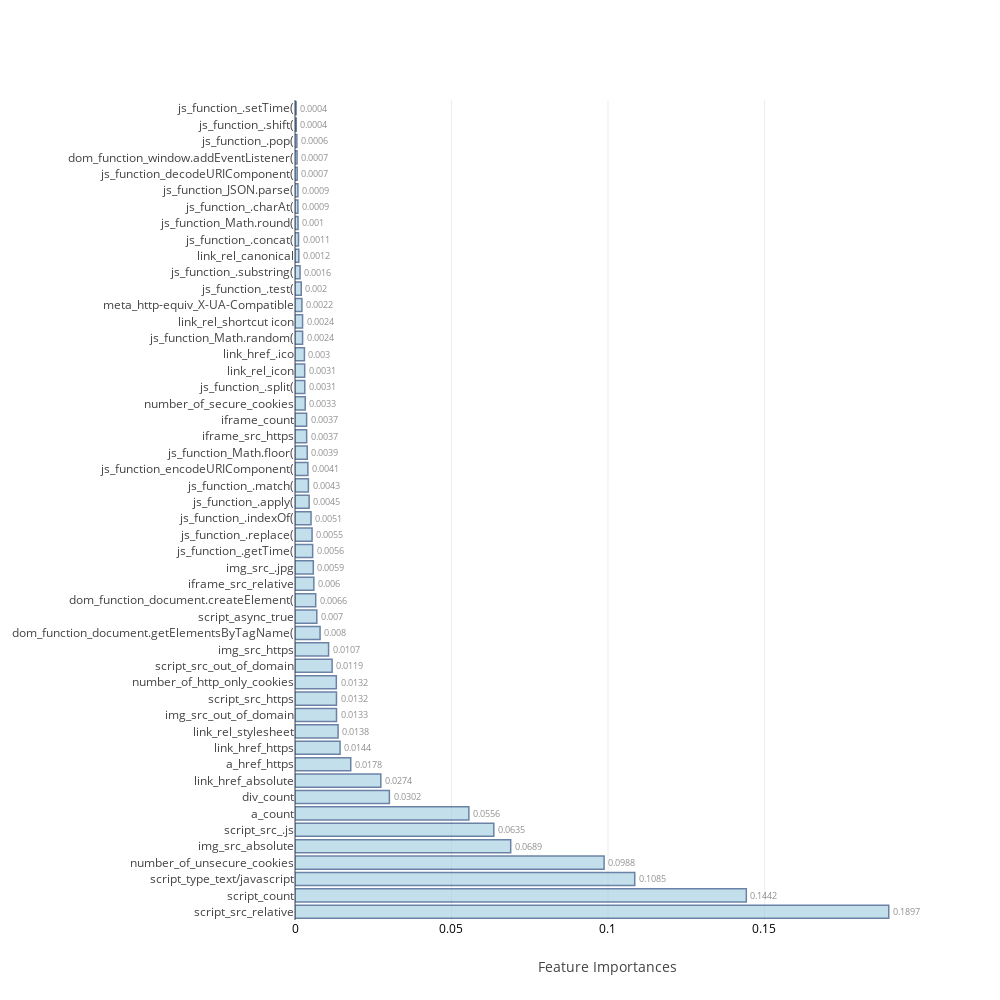
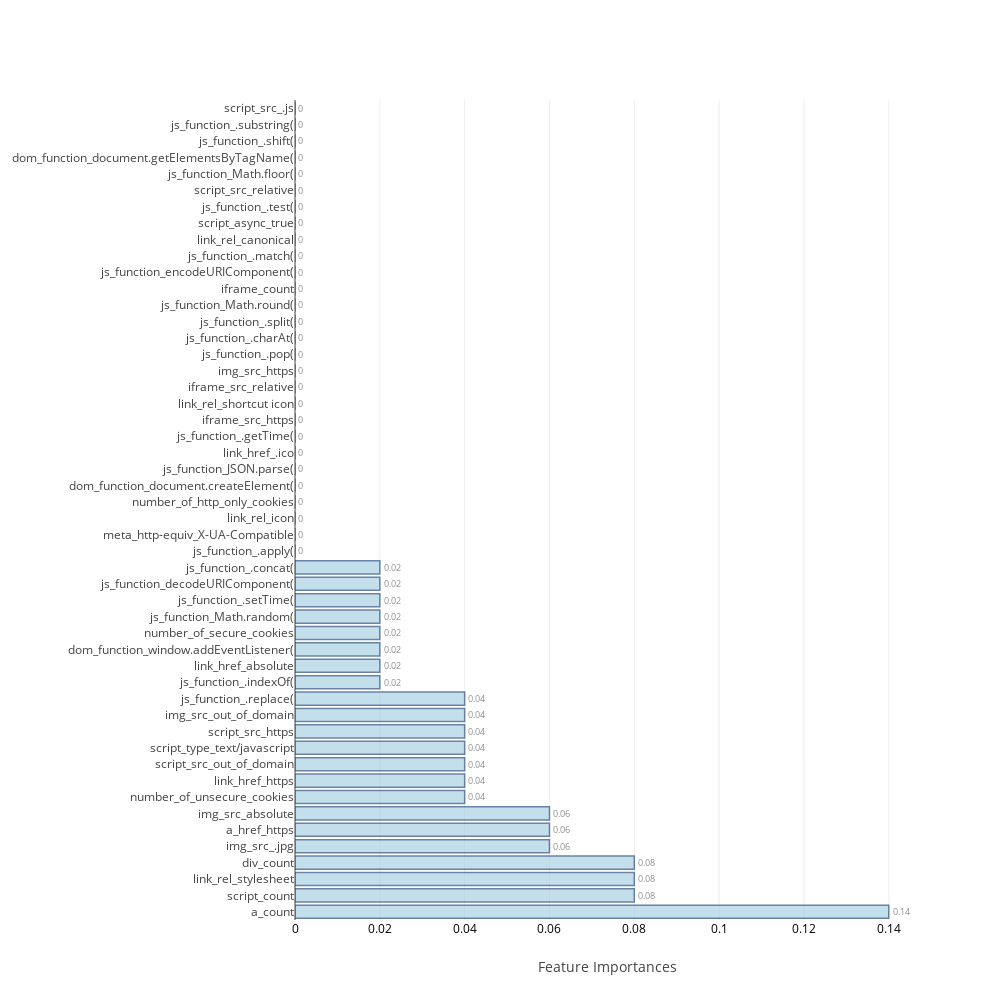
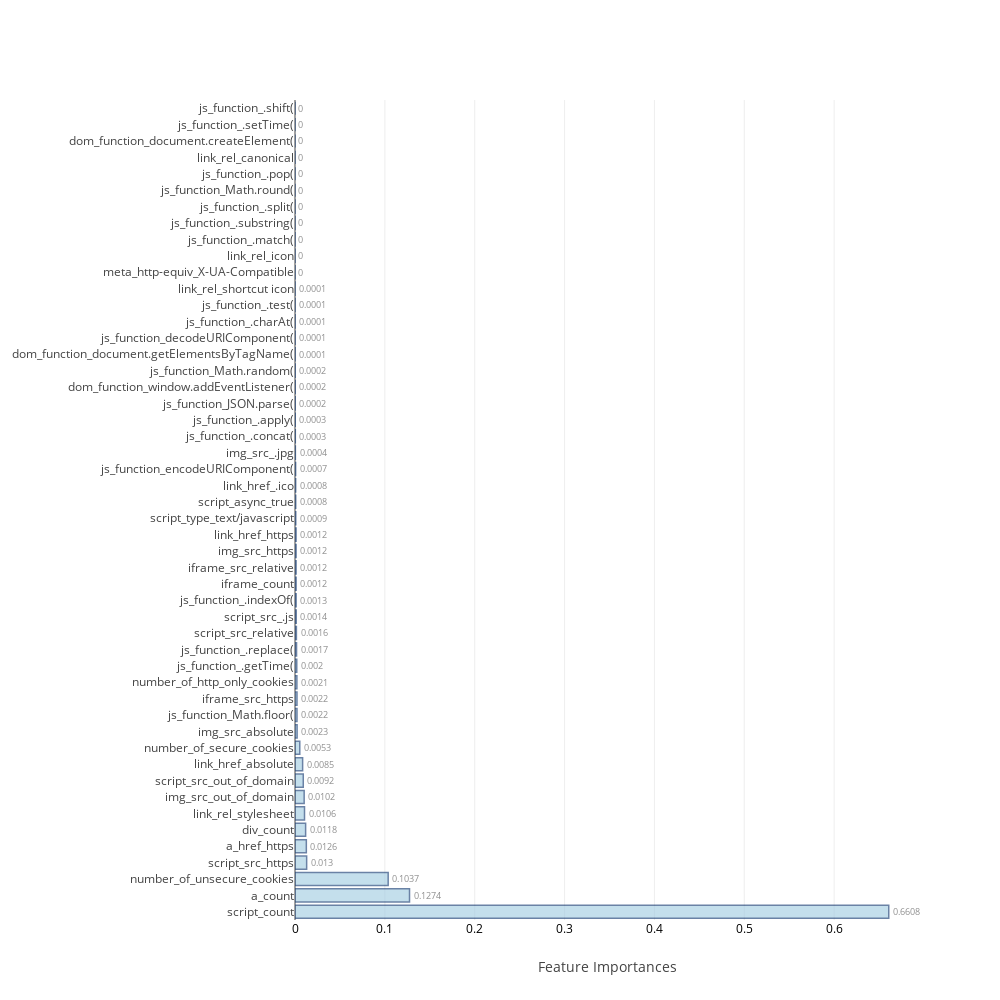
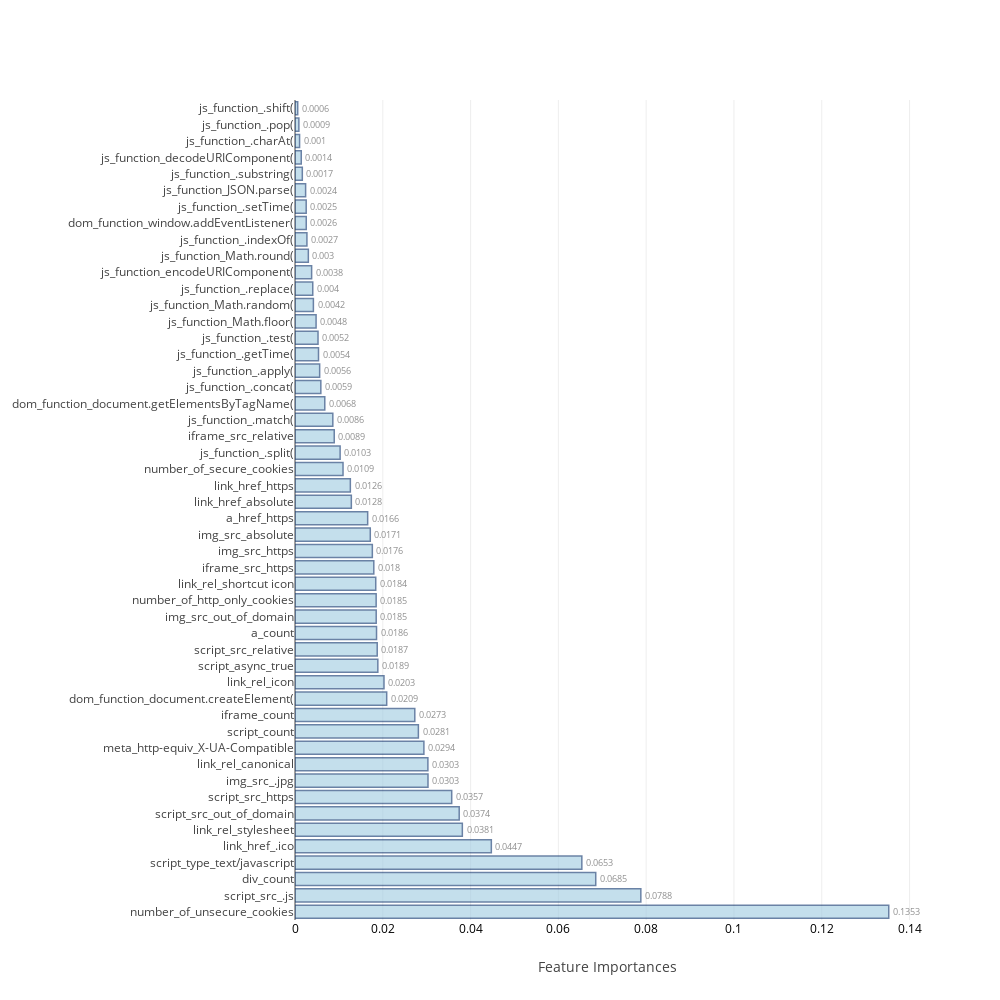

Notebook source saved alongside these figures, in order:
### Code cell
feat_imp=[None]*4
j=0
for i in range(0,8):
    if i>=2 and i<=5:
        model,cm_train,cm_test,acc_train,acc_test,roc_auc,feat_imp[j]=f[i](X_train,Y_train,X_test,Y_test,columns)
        j=j+1
    else:
        model,cm_train,cm_test,acc_train,acc_test,roc_auc=f[i](X_train,Y_train,X_test,Y_test)
    table_80_50_train.loc[i]=   ([acc_train,cm_train.TP,cm_train.TN,cm_train.FP,cm_train.FN,cm_train.FPR,cm_train.FNR])
    table_80_50_test.loc[i] =   ([acc_test ,cm_test.TP, cm_test.TN, cm_test.FP, cm_test.FN, cm_test.FPR, cm_test.FNR,roc_auc])
    print("\n")

### Figure 1 — Plotly figure (JSON) as saved in the notebook; plotly's stock layout.template omitted (floating-point values rounded to 4 significant figures)
{"data": [{"marker": {"color": "rgb(158,202,225)", "line": {"color": "rgb(8,48,107)", "width": 1.5}}, "opacity": 0.6, "orientation": "h", "text": [0.1897, 0.1442, 0.1085, 0.0988, 0.0689, 0.0635, 0.0556, 0.0302, 0.0274, 0.0178, 0.0144, 0.0138, 0.0133, 0.0132, 0.0132, 0.0119, 0.0107, 0.008, 0.007, 0.0066, 0.006, 0.0059, 0.0056, 0.0055, 0.0051, 0.0045, 0.0043, 0.0041, 0.0039, 0.0037, 0.0037, 0.0033, 0.0031, 0.0031, 0.003, 0.0024, 0.0024, 0.0022, 0.002, 0.0016, 0.0012, 0.0011, 0.001, 0.0009, 0.0009, 0.0007, 0.0007, 0.0006, 0.0004, 0.0004], "textposition": "outside", "type": "bar", "uid": "c036465f-2c8a-41a9-89f9-b8bb31d01441", "x": [0.1897, 0.1442, 0.1085, 0.09875, 0.06892, 0.06351, 0.05555, 0.03016, 0.02742, 0.01781, 0.0144, 0.01377, 0.01326, 0.01325, 0.01321, 0.01186, 0.01073, 0.008012, 0.006961, 0.006611, 0.006019, 0.005852, 0.005644, 0.005454, 0.005127, 0.004518, 0.00428, 0.004116, 0.003918, 0.003719, 0.00371, 0.003268, 0.003125, 0.003095, 0.003014, 0.002424, 0.002417, 0.002206, 0.001996, 0.001611, 0.00121, 0.001118, 0.0009744, 0.0009262, 0.0009224, 0.0006981, 0.0006571, 0.0005941, 0.0003993, 0.0003533], "y": ["script_src_relative", "script_count", "script_type_text/javascript", "number_of_unsecure_cookies", "img_src_absolute", "script_src_.js", "a_count", "div_count", "link_href_absolute", "a_href_https", "link_href_https", "link_rel_stylesheet", "img_src_out_of_domain", "script_src_https", "number_of_http_only_cookies", "script_src_out_of_domain", "img_src_https", "dom_function_document.getElementsByTagName(", "script_async_true", "dom_function_document.createElement(", "iframe_src_relative", "img_src_.jpg", "js_function_.getTime(", "js_function_.replace(", "js_function_.indexOf(", "js_function_.apply(", "js_function_.match(", "js_function_encodeURIComponent(", "js_function_Math.floor(", "iframe_src_https", "iframe_count", "number_of_secure_cookies", "js_function_.split(", "link_rel_icon", "link_href_.ico", "js_function_Math.random(", "link_rel_shortcut icon", "meta_http-equiv_X-UA-Compatible", "js_function_.test(", "js_function_.substring(", "link_rel_canonical", "js_function_.concat(", "js_function_Math.round(", "js_function_.charAt(", "js_function_JSON.parse(", "js_function_decodeURIComponent(", "dom_function_window.addEventListener(", "js_function_.pop(", "js_function_.shift(", "js_function_.setTime("]}], "layout": {"autosize": false, "height": 1000, "width": 1000, "xaxis": {"tickfont": {"color": "black", "size": 12}, "title": "Feature Importances"}, "yaxis": {"automargin": true}}}

### Figure 2 — Plotly figure (JSON) as saved in the notebook; plotly's stock layout.template omitted (floating-point values rounded to 4 significant figures)
{"data": [{"marker": {"color": "rgb(158,202,225)", "line": {"color": "rgb(8,48,107)", "width": 1.5}}, "opacity": 0.6, "orientation": "h", "text": [0.14, 0.08, 0.08, 0.08, 0.06, 0.06, 0.06, 0.04, 0.04, 0.04, 0.04, 0.04, 0.04, 0.04, 0.02, 0.02, 0.02, 0.02, 0.02, 0.02, 0.02, 0.02, 0, 0, 0, 0, 0, 0, 0, 0, 0, 0, 0, 0, 0, 0, 0, 0, 0, 0, 0, 0, 0, 0, 0, 0, 0, 0, 0, 0], "textposition": "outside", "type": "bar", "uid": "761d7e30-ff8f-4912-94d5-0b2d969aeec3", "x": [0.14, 0.08, 0.08, 0.08, 0.06, 0.06, 0.06, 0.04, 0.04, 0.04, 0.04, 0.04, 0.04, 0.04, 0.02, 0.02, 0.02, 0.02, 0.02, 0.02, 0.02, 0.02, 0, 0, 0, 0, 0, 0, 0, 0, 0, 0, 0, 0, 0, 0, 0, 0, 0, 0, 0, 0, 0, 0, 0, 0, 0, 0, 0, 0], "y": ["a_count", "script_count", "link_rel_stylesheet", "div_count", "img_src_.jpg", "a_href_https", "img_src_absolute", "number_of_unsecure_cookies", "link_href_https", "script_src_out_of_domain", "script_type_text/javascript", "script_src_https", "img_src_out_of_domain", "js_function_.replace(", "js_function_.indexOf(", "link_href_absolute", "dom_function_window.addEventListener(", "number_of_secure_cookies", "js_function_Math.random(", "js_function_.setTime(", "js_function_decodeURIComponent(", "js_function_.concat(", "js_function_.apply(", "meta_http-equiv_X-UA-Compatible", "link_rel_icon", "number_of_http_only_cookies", "dom_function_document.createElement(", "js_function_JSON.parse(", "link_href_.ico", "js_function_.getTime(", "iframe_src_https", "link_rel_shortcut icon", "iframe_src_relative", "img_src_https", "js_function_.pop(", "js_function_.charAt(", "js_function_.split(", "js_function_Math.round(", "iframe_count", "js_function_encodeURIComponent(", "js_function_.match(", "link_rel_canonical", "script_async_true", "js_function_.test(", "script_src_relative", "js_function_Math.floor(", "dom_function_document.getElementsByTagName(", "js_function_.shift(", "js_function_.substring(", "script_src_.js"]}], "layout": {"autosize": false, "height": 1000, "width": 1000, "xaxis": {"tickfont": {"color": "black", "size": 12}, "title": "Feature Importances"}, "yaxis": {"automargin": true}}}

### Figure 3 — Plotly figure (JSON) as saved in the notebook; plotly's stock layout.template omitted (floating-point values rounded to 4 significant figures)
{"data": [{"marker": {"color": "rgb(158,202,225)", "line": {"color": "rgb(8,48,107)", "width": 1.5}}, "opacity": 0.6, "orientation": "h", "text": [0.6608, 0.1274, 0.1037, 0.013, 0.0126, 0.0118, 0.0106, 0.0102, 0.0092, 0.0085, 0.0053, 0.0023, 0.0022, 0.0022, 0.0021, 0.002, 0.0017, 0.0016, 0.0014, 0.0013, 0.0012, 0.0012, 0.0012, 0.0012, 0.0009, 0.0008, 0.0008, 0.0007, 0.0004, 0.0003, 0.0003, 0.0002, 0.0002, 0.0002, 0.0001, 0.0001, 0.0001, 0.0001, 0.0001, 0, 0, 0, 0, 0, 0, 0, 0, 0, 0, 0], "textposition": "outside", "type": "bar", "uid": "b157a0d1-5323-4922-9471-8afef0688b45", "x": [0.6608, 0.1274, 0.1037, 0.01297, 0.0126, 0.01182, 0.01058, 0.01019, 0.009197, 0.008478, 0.005311, 0.002342, 0.002208, 0.002205, 0.00209, 0.001954, 0.001715, 0.001559, 0.001384, 0.001258, 0.001237, 0.001223, 0.001218, 0.001199, 0.0008533, 0.0008083, 0.0007601, 0.0007062, 0.0004077, 0.000348, 0.0002807, 0.0002258, 0.0002176, 0.000203, 0.000116, 9.065e-05, 8.665e-05, 7.641e-05, 5.362e-05, 4.324e-05, 2.011e-05, 1.829e-05, 1.36e-05, 1.053e-05, 0, 0, 0, 0, 0, 0], "y": ["script_count", "a_count", "number_of_unsecure_cookies", "script_src_https", "a_href_https", "div_count", "link_rel_stylesheet", "img_src_out_of_domain", "script_src_out_of_domain", "link_href_absolute", "number_of_secure_cookies", "img_src_absolute", "js_function_Math.floor(", "iframe_src_https", "number_of_http_only_cookies", "js_function_.getTime(", "js_function_.replace(", "script_src_relative", "script_src_.js", "js_function_.indexOf(", "iframe_count", "iframe_src_relative", "img_src_https", "link_href_https", "script_type_text/javascript", "script_async_true", "link_href_.ico", "js_function_encodeURIComponent(", "img_src_.jpg", "js_function_.concat(", "js_function_.apply(", "js_function_JSON.parse(", "dom_function_window.addEventListener(", "js_function_Math.random(", "dom_function_document.getElementsByTagName(", "js_function_decodeURIComponent(", "js_function_.charAt(", "js_function_.test(", "link_rel_shortcut icon", "meta_http-equiv_X-UA-Compatible", "link_rel_icon", "js_function_.match(", "js_function_.substring(", "js_function_.split(", "js_function_Math.round(", "js_function_.pop(", "link_rel_canonical", "dom_function_document.createElement(", "js_function_.setTime(", "js_function_.shift("]}], "layout": {"autosize": false, "height": 1000, "width": 1000, "xaxis": {"tickfont": {"color": "black", "size": 12}, "title": "Feature Importances"}, "yaxis": {"automargin": true}}}

### Figure 4 — Plotly figure (JSON) as saved in the notebook; plotly's stock layout.template omitted (floating-point values rounded to 4 significant figures)
{"data": [{"marker": {"color": "rgb(158,202,225)", "line": {"color": "rgb(8,48,107)", "width": 1.5}}, "opacity": 0.6, "orientation": "h", "text": [0.1353, 0.0788, 0.0685, 0.0653, 0.0447, 0.0381, 0.0374, 0.0357, 0.0303, 0.0303, 0.0294, 0.0281, 0.0273, 0.0209, 0.0203, 0.0189, 0.0187, 0.0186, 0.0185, 0.0185, 0.0184, 0.018, 0.0176, 0.0171, 0.0166, 0.0128, 0.0126, 0.0109, 0.0103, 0.0089, 0.0086, 0.0068, 0.0059, 0.0056, 0.0054, 0.0052, 0.0048, 0.0042, 0.004, 0.0038, 0.003, 0.0027, 0.0026, 0.0025, 0.0024, 0.0017, 0.0014, 0.001, 0.0009, 0.0006], "textposition": "outside", "type": "bar", "uid": "286d3335-29a6-4305-ae6d-5d92bd2ca31b", "x": [0.1353, 0.07878, 0.06851, 0.06534, 0.04473, 0.03812, 0.03741, 0.0357, 0.0303, 0.03027, 0.02936, 0.0281, 0.02729, 0.02089, 0.02027, 0.01887, 0.01873, 0.01857, 0.0185, 0.01849, 0.01839, 0.01795, 0.01762, 0.01715, 0.01656, 0.01283, 0.01261, 0.01094, 0.01028, 0.008937, 0.008615, 0.006785, 0.005884, 0.005617, 0.005355, 0.005244, 0.004802, 0.00419, 0.004043, 0.003788, 0.003039, 0.002717, 0.002562, 0.00255, 0.002418, 0.001664, 0.001426, 0.001043, 0.0008787, 0.0006168], "y": ["number_of_unsecure_cookies", "script_src_.js", "div_count", "script_type_text/javascript", "link_href_.ico", "link_rel_stylesheet", "script_src_out_of_domain", "script_src_https", "img_src_.jpg", "link_rel_canonical", "meta_http-equiv_X-UA-Compatible", "script_count", "iframe_count", "dom_function_document.createElement(", "link_rel_icon", "script_async_true", "script_src_relative", "a_count", "img_src_out_of_domain", "number_of_http_only_cookies", "link_rel_shortcut icon", "iframe_src_https", "img_src_https", "img_src_absolute", "a_href_https", "link_href_absolute", "link_href_https", "number_of_secure_cookies", "js_function_.split(", "iframe_src_relative", "js_function_.match(", "dom_function_document.getElementsByTagName(", "js_function_.concat(", "js_function_.apply(", "js_function_.getTime(", "js_function_.test(", "js_function_Math.floor(", "js_function_Math.random(", "js_function_.replace(", "js_function_encodeURIComponent(", "js_function_Math.round(", "js_function_.indexOf(", "dom_function_window.addEventListener(", "js_function_.setTime(", "js_function_JSON.parse(", "js_function_.substring(", "js_function_decodeURIComponent(", "js_function_.charAt(", "js_function_.pop(", "js_function_.shift("]}], "layout": {"autosize": false, "height": 1000, "width": 1000, "xaxis": {"tickfont": {"color": "black", "size": 12}, "title": "Feature Importances"}, "yaxis": {"automargin": true}}}
